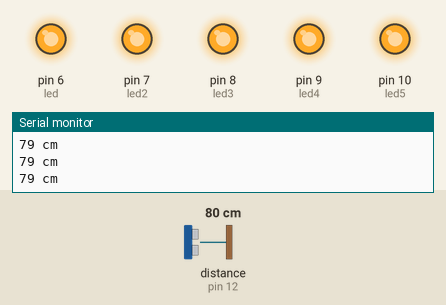
A sketch run on a simulated Arduino Uno, built with avr-gcc and run on an emulated ATmega328P. Shown: output pins drawn as LEDs (lit = HIGH), the last lines printed to the serial monitor. Wiring (inferred from the names in the program): ultrasonic range finder: trigger pin 13; echo pin 12. The inputs (shaded band) are chosen by the test bench; at power-on: distance to the obstacle (sensor on pin 12) 80 cm. The echo pulse lasts 58.3 µs per cm; pins used as bus, display or sensor lines are not drawn.

Above: at 1.2 s.
1.3 s: distance to the obstacle (sensor on pin 12) set to 56 cm
2.8 s: distance to the obstacle (sensor on pin 12) set to 46 cm
At 3.7 s:
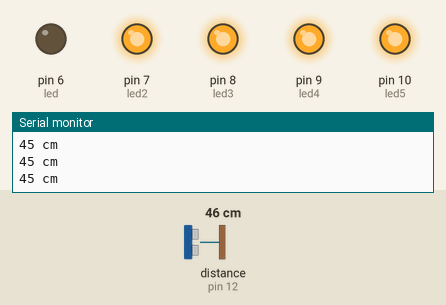
4.3 s: distance to the obstacle (sensor on pin 12) set to 37 cm
At 4.7 s:
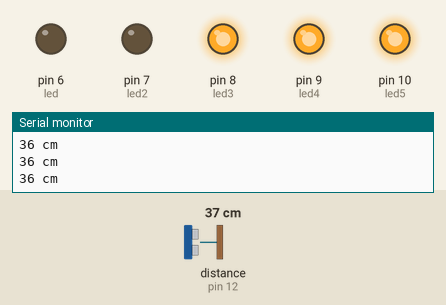
5.8 s: distance to the obstacle (sensor on pin 12) set to 33 cm
7.3 s: distance to the obstacle (sensor on pin 12) set to 27 cm
At 8.5 s:
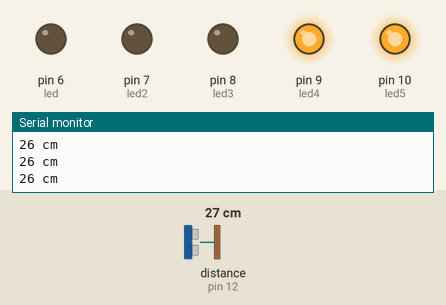
8.8 s: distance to the obstacle (sensor on pin 12) set to 35 cm
At 9.5 s:
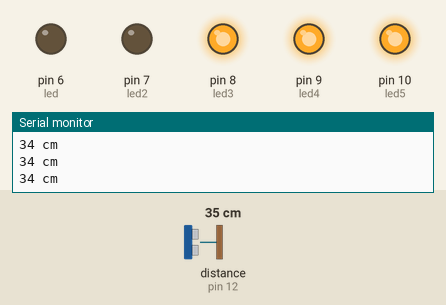
Timing chart, 0 to 11.3 s (numbered marks = the images above; inputs shaded):
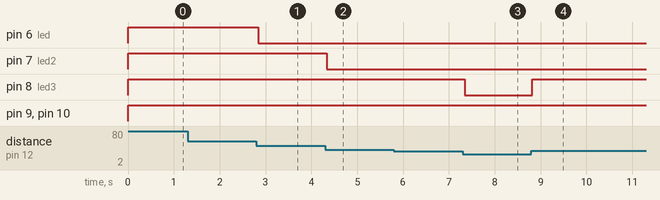

The sketch:

ULTRASONIC_LED_SENSOR_METER.ino
```cpp
#define trigPin 13
#define echoPin 12
#define led 6
#define led2 7
#define led3 8
#define led4 9
#define led5 10


void setup() {
  Serial.begin (9600);
  pinMode(trigPin, OUTPUT);
  pinMode(echoPin, INPUT);
  pinMode(led, OUTPUT);
  pinMode(led2, OUTPUT);
  pinMode(led3, OUTPUT);
  pinMode(led4, OUTPUT);
  pinMode(led5, OUTPUT);

}

void loop() {
  long duration, distance;
  digitalWrite(trigPin, LOW);
  delayMicroseconds(2);
  digitalWrite(trigPin, HIGH);

  delayMicroseconds(10);
  digitalWrite(trigPin, LOW);
  duration = pulseIn(echoPin, HIGH);
  distance = (duration / 2) / 29.1;
  if (distance < 10) {
    digitalWrite(led, LOW);
    digitalWrite(led2, LOW);
    digitalWrite(led3, LOW);
    digitalWrite(led4, LOW);
    digitalWrite(led5, LOW);
  } else if (distance >= 10 && distance < 20) {
    digitalWrite(led, LOW);
    digitalWrite(led2, LOW);
    digitalWrite(led3, LOW);
    digitalWrite(led4, LOW);
    digitalWrite(led5, HIGH);
  } else if (distance >= 20 && distance < 30) {
    digitalWrite(led, LOW);
    digitalWrite(led2, LOW);
    digitalWrite(led3, LOW);
    digitalWrite(led4, HIGH);
    digitalWrite(led5, HIGH);
  } else if (distance >= 30 && distance < 40) {
    digitalWrite(led, LOW);
    digitalWrite(led2, LOW);
    digitalWrite(led3, HIGH);
    digitalWrite(led4, HIGH);
    digitalWrite(led5, HIGH);
  } else if (distance >= 40 && distance <= 50) {
    digitalWrite(led, LOW);
    digitalWrite(led2, HIGH);
    digitalWrite(led3, HIGH);
    digitalWrite(led4, HIGH);
    digitalWrite(led5, HIGH);
  } else {
    digitalWrite(led, HIGH);
    digitalWrite(led2, HIGH);
    digitalWrite(led3, HIGH);
    digitalWrite(led4, HIGH);
    digitalWrite(led5, HIGH);
  }
  if (distance >= 200 || distance <= 0) {
    Serial.println("Out of range");
  }
  else {
    Serial.print(distance);
    Serial.println(" cm");
  }
  delay(50);
}
```

Measured:
- the behaviour switches between 52 and 51 cm on distance to the obstacle (sensor on pin 12) (found by bisection; images 0 and 1)
- the behaviour switches between 41 and 40 cm on distance to the obstacle (sensor on pin 12) (found by bisection; images 1 and 2)
- the behaviour switches between 31 and 30 cm on distance to the obstacle (sensor on pin 12) (found by bisection; images 2 and 3)
- after the input at 2.8 s, pin 6 (led): HIGH → LOW after 0.05 s
- after the input at 4.3 s, pin 7 (led2): HIGH → LOW at once
- after the input at 7.3 s, pin 8 (led3): HIGH → LOW after 0.05 s
- after the input at 8.8 s, pin 8 (led3): LOW → HIGH at once
